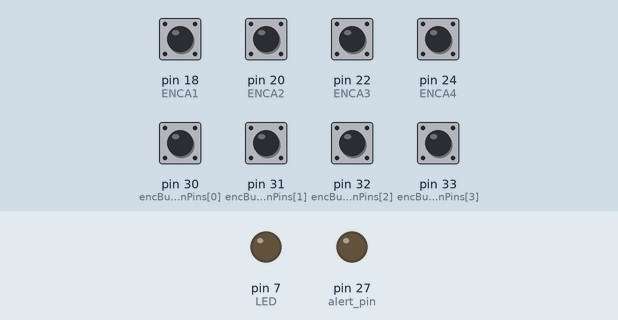
Simulated run of this sketch. Board: Arduino Mega 2560, built with avr-gcc and run on an emulated ATmega2560. Shown: output pins drawn as LEDs (lit = HIGH). Wiring (inferred from the names in the program): 7×7 keypad (labels assumed): rows pin 0, pin 1, pin 2, pin 3, pin 4, pin 5, pin 6; columns pin 8, pin 9, pin 10, pin 11, pin 12, pin 13, pin 14. Inputs (shaded band) come from the test bench; at power-on: pin 18 (ENCA1), pin 20 (ENCA2), pin 22 (ENCA3), pin 24 (ENCA4), pin 30 (encButtonPins[0]), pin 31 (encButtonPins[1]), pin 32 (encButtonPins[2]), pin 33 (encButtonPins[3]) HIGH. Pins used as bus, display or sensor lines are not drawn.

Above: at 1.2 s.
1.3 s: pin 30 (encButtonPins[0]) pulled LOW for 0.15 s
At 2.4 s:
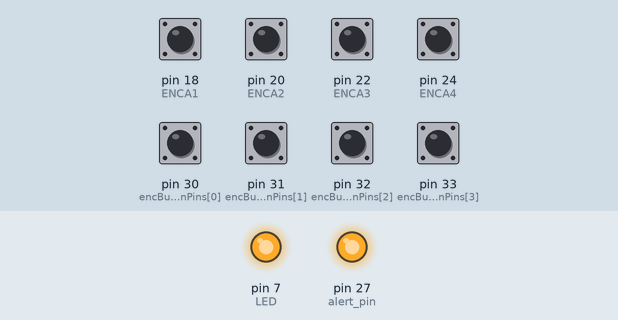
Timing chart, 0 to 4.3 s (numbered marks = the images above; inputs shaded):
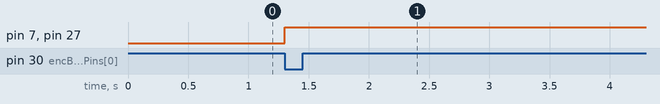

The sketch:

InputProcessorCode.ino
```cpp
//
// V2 I2C Input Processor
// Written by Prajwal Tumkur Mahesh
//

#include <Wire.h>

//Indicators for new data
#define LED 7
#define alert_pin 27

// Assign button matrix row pins
#define numRowPins 7
const int rowPins[numRowPins] = {0, 1, 2, 3, 4, 5, 6};

// Assign button matrix column pins
#define  numColPins 7
const int colPins[numColPins] = {8, 9, 10, 11, 12, 13, 14};

int prevState[numRowPins][numColPins] = {0};
int buttonIdx = 0;
int byteIdx = 0;
int bitIdx = 0;

//Quadrature Encoder Parameters
#define NUM_ENC 4
#define ENCA1 18 //Encoder 1 Pin A
#define ENCB1 19 //Encoder 1 Pin B
#define ENCA2 20  //Encoder 2 Pin A
#define ENCB2 21  //Encoder 2 Pin B
#define ENCA3 22 //Encoder 3 Pin A
#define ENCB3 23  //Encoder 3 Pin B
#define ENCA4 24  //Encoder 4 Pin A
#define ENCB4 25  //Encoder 4 Pin B
bool currentState1A;
bool currentState2A;
bool currentState3A;
bool currentState4A;
bool lastState1A;
bool lastState2A;
bool lastState3A;
bool lastState4A;
int8_t counter[NUM_ENC] = {0,0,0,0};

const int encButtonPins[NUM_ENC] = {30,31,32,33};
bool encButtonPrevState[NUM_ENC] = {0,0,0,0};

//Message length in bytes: 1 bit per button+ 2 bits per encoder
//51 bits for 51 buttons + 8 bits for 4 encoders = 58 bits
#define NUM_BYTES 8
byte buttonStates[NUM_BYTES] = {0,0,0,0,0,0,0,0};

void setup() {
  /*Encoder pins are connected/disconnected to GND
  so they need to be pulled high as a default*/
  pinMode(ENCA1,INPUT_PULLUP);
  pinMode(ENCB1,INPUT_PULLUP);
  pinMode(ENCA2,INPUT_PULLUP);
  pinMode(ENCB2,INPUT_PULLUP);
  pinMode(ENCA3,INPUT_PULLUP);
  pinMode(ENCB3,INPUT_PULLUP);
  pinMode(ENCA4,INPUT_PULLUP);
  pinMode(ENCB4,INPUT_PULLUP);

  //Initialize the state of each encoder
  lastState1A = digitalRead(ENCA1);
  lastState2A = digitalRead(ENCA2);
  lastState3A = digitalRead(ENCA3);
  lastState4A = digitalRead(ENCA4);

  /*Attach both pins of each encoder to a hardware interrupt to keep track
  of every change*/
  attachInterrupt(ENCA1, updateEncoder1, CHANGE);
  attachInterrupt(ENCB1, updateEncoder1, CHANGE);
  attachInterrupt(ENCA2, updateEncoder2, CHANGE);
  attachInterrupt(ENCB2, updateEncoder2, CHANGE);
  attachInterrupt(ENCA3, updateEncoder3, CHANGE);
  attachInterrupt(ENCB3, updateEncoder3, CHANGE);
  attachInterrupt(ENCA4, updateEncoder4, CHANGE);
  attachInterrupt(ENCB4, updateEncoder4, CHANGE);

  //Initialize Indicators and initialize them to low (nothing to report)
  pinMode(LED, OUTPUT);
  digitalWrite (LED, LOW);

  pinMode(alert_pin, OUTPUT);
  digitalWrite (alert_pin, LOW);

  /*All pushbuttons are connected/disconnected to GND
  so they need to be pulled high as a default
  */
  for(int cPin = 0; cPin < numColPins; cPin++)
  {
    pinMode(colPins[cPin], OUTPUT);
    digitalWrite(colPins[cPin], HIGH);
  }
  for(int rPin = 0; rPin < numRowPins; rPin++)
  {
    pinMode(rowPins[rPin], INPUT);
    digitalWrite(rowPins[rPin], HIGH);
  }
  for(int encoderButton = 0; encoderButton < NUM_ENC; encoderButton++)
  {
    pinMode(encButtonPins[encoderButton], INPUT_PULLUP);
  }

  /*Join I2c bus as a slave with address 9
  We're using the alternative I2C pins 16 and 17
  so make sure to add the .swap()
  */
  Wire.swap(1);
  Wire.begin(9);
  //Every time master device requests data, call requestEvent()
  Wire.onRequest(requestEvent);
}

void loop() {
/*Iterate over all buttons on the board and update their status in the
    output message only on a rising/falling edge. This way the message is
    only updated when there is new data.
   */
  // Loop through the columns
  for(int cPin = 0; cPin < numColPins; cPin++)
  {
    //Set the voltage at the current column to LOW/GND
    digitalWrite(colPins[cPin], LOW);

    // Loop through the rows
    for(int rPin = 0; rPin < numRowPins; rPin++)
    {
      buttonIdx = 7*rPin+cPin;
      byteIdx = (buttonIdx)/8;
      bitIdx = buttonIdx-(byteIdx*8);

      //Check if each switch is pressed. Since the column is set to be LOW,
      // a button that's pressed would also read LOW
      if(digitalRead(rowPins[rPin]) == LOW)
      {
        //Only update the  message if the button state has changed since
        // last time we checked
        if(prevState[cPin][rPin] == 0)
        {
          //indicate new data
          digitalWrite(LED, HIGH);
          digitalWrite(alert_pin, HIGH);

          //Flip the corresponding bit to 1 (on)
          bitSet(buttonStates[byteIdx],bitIdx);

          // Update last known state of this switch
          prevState[cPin][rPin] = 1;
        }
      }
      //Check if each switch is released. Since the column is set to be LOW,
      // a button that's released would read HIGH
      else {
        //Only update the  message if the button state has changed since
        // last time we checked
        if(prevState[cPin][rPin] == 1)
        {
          //indicate new data
          digitalWrite(LED, HIGH);
          digitalWrite(alert_pin, HIGH);

          //Flip the corresponding bit to 0 (off)
          bitClear(buttonStates[byteIdx],bitIdx);

          // Update last known state of this switch
          prevState[cPin][rPin] = 0;
        }
      }
    }
    //Pull the column back up again before we move on
    digitalWrite(colPins[cPin], HIGH);
  }


  /*Update message with the state of each encoder.
    Each encoder gets 2 bits to report its status*/
  for (byte e = 0; e < NUM_ENC; e++)  {
    //Read the encoder select button
    if(digitalRead(encButtonPins[e])==LOW)
    {
      if(encButtonPrevState[e] == 0)
      {
          //indicate new data
          digitalWrite(LED, HIGH);
          digitalWrite(alert_pin, HIGH);

          //Flip the corresponding bit to 1 (on)
          bitSet(buttonStates[6],e);

          // Update last known state of this switch
          encButtonPrevState[e] = 1;
      }
    }
    else {
      if(encButtonPrevState[e] == 1)
      {
          //indicate new data
          digitalWrite(LED, HIGH);
          digitalWrite(alert_pin, HIGH);

          //Flip the corresponding bit to 0 (off)
          bitClear(buttonStates[6],e);

          // Update last known state of this switch
          encButtonPrevState[e] = 0;
      }
    }

    //If Encoder has been incremented...
    if (counter[e] > 0){
      //indicate new data
      digitalWrite(LED, HIGH);
      digitalWrite(alert_pin, HIGH);
      //Flip corresponding bits to 01, or 1 (forward)
      bitSet(buttonStates[7], e*2);
    }
    //If Encoder has been incremented...
    else if (counter[e] < 0){
      digitalWrite(LED, HIGH);
      digitalWrite(alert_pin, HIGH);
      //Flip corresponding bits to 10, or 2 (backwards)
      bitSet(buttonStates[7], e*2+1);
    }
    //If nothing has changed with Encoder...
    else{
      //Reset corresponding bits to 00, or 0
      bitClear(buttonStates[7], e*2);
      bitClear(buttonStates[7], e*2+1);
    }
  }
  delay(1);//delay for sanity
}

//Runs on data request from Teensy
void requestEvent()
{
  //Indicate data has been read
  digitalWrite(LED, LOW);
  digitalWrite(alert_pin, LOW);
  //Write 8 bytes of data
  Wire.write(buttonStates,8);
  //Reset encoder counts
  memset(counter, 0, sizeof(counter));
  buttonStates[7] = 0;
}

/*Runs on pin-change interrupt for Encoder 1
  Increments or decrements counter dependng on direction of rotation
 */
void updateEncoder1(){
    currentState1A = digitalRead(ENCA1);
    if (currentState1A != lastState1A  && currentState1A == 1){
      if (digitalRead(ENCB1) != currentState1A) {
        counter[0] ++;
      } else {
        counter[0] --;
      }
    }
    lastState1A = currentState1A;
}

//Runs on pin-change interrupt for Encoder 2
void updateEncoder2(){
    currentState2A = digitalRead(ENCA2);
    if (currentState2A != lastState2A  && currentState2A == 1){
      if (digitalRead(ENCB2) != currentState2A) {
        counter[1] ++;
      } else {
        counter[1] --;
      }
    }
    lastState2A = currentState2A;
}

//Runs on pin-change interrupt for Encoder 3
void updateEncoder3(){
    currentState3A = digitalRead(ENCA3);
    if (currentState3A != lastState3A  && currentState3A == 1){
      if (digitalRead(ENCB3) != currentState3A) {
        counter[2] ++;
      } else {
        counter[2] --;
      }
    }
    lastState3A = currentState3A;
}

//Runs on pin-change interrupt for Encoder 4
void updateEncoder4(){
    currentState4A = digitalRead(ENCA4);
    if (currentState4A != lastState4A  && currentState4A == 1){
      if (digitalRead(ENCB4) != currentState4A) {
        counter[3] ++;
      } else {
        counter[3] --;
      }
    }
    lastState4A = currentState4A;
}
```

Measured:
- after the input at 1.3 s, pin 7 (LED), pin 27 (alert_pin): LOW → HIGH at once
